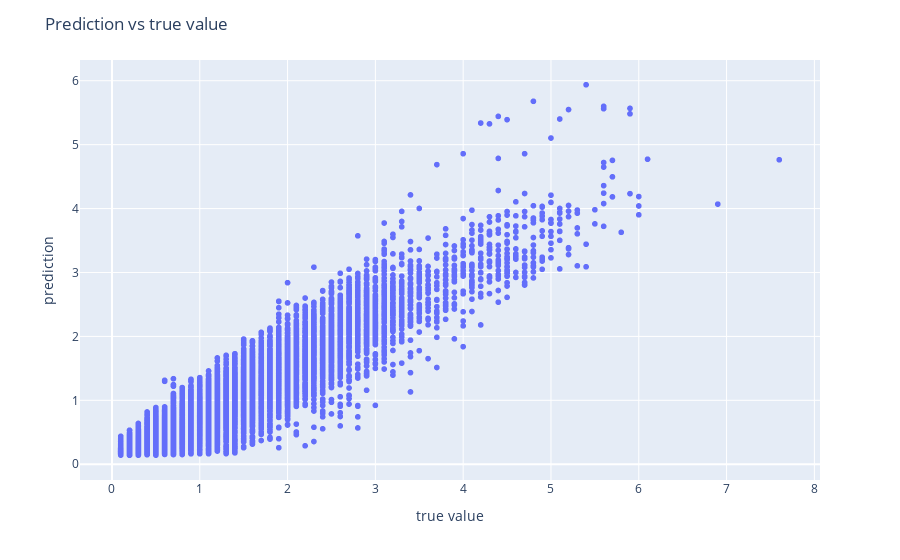

Here is the notebook cell this chart was saved with:
### Code cell
# Test model
print('Test accuracy of the model: {:.3f}'.format(pipe.score(X_test, Y_test)))
plot_prediction(pipe, X_test, Y_test)

### Figure 1 — Plotly figure (JSON) as saved in the notebook; plotly's stock layout.template omitted (floating-point values rounded to 4 significant figures; data arrays with more than 128 entries replaced by an {"elided": "..."} marker saying what was removed)
{"data": [{"hovertemplate": "x=%{x}<br>y=%{y}<extra></extra>", "legendgroup": "", "marker": {"color": "#636efa", "symbol": "circle"}, "mode": "markers", "name": "", "showlegend": false, "type": "scattergl", "x": {"elided": "14608 float values"}, "xaxis": "x", "y": {"elided": "14608 float values"}, "yaxis": "y"}], "layout": {"legend": {"tracegroupgap": 0}, "margin": {"t": 60}, "title": {"text": "Prediction vs true value"}, "xaxis": {"anchor": "y", "domain": [0, 1], "title": {"text": "true value"}}, "yaxis": {"anchor": "x", "domain": [0, 1], "title": {"text": "prediction"}}}}
